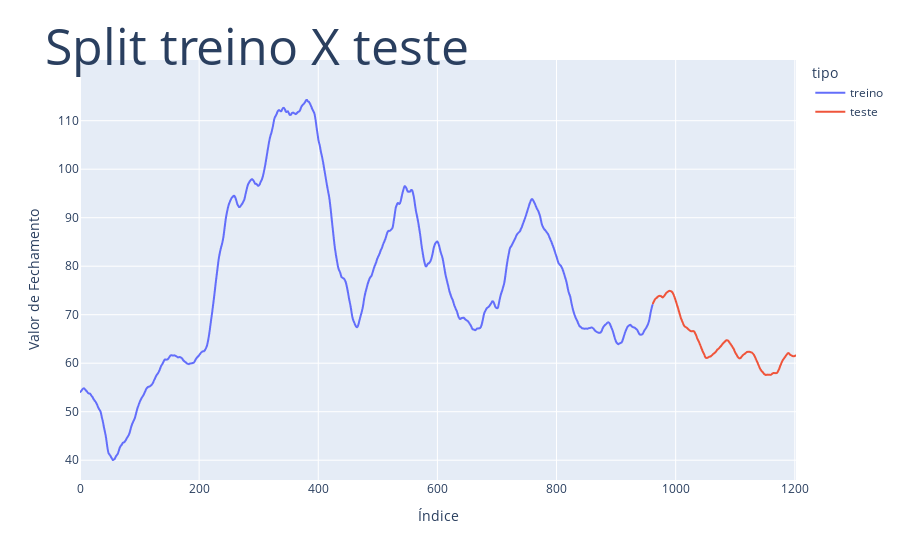

Notebook source saved alongside this figure:
### Code cell
dtr_plot = pd.DataFrame({'tomorrow':y_train})
dte_plot = pd.DataFrame({'tomorrow':y_test})
dtr_plot['tipo'] = 'treino'
dte_plot['tipo'] = 'teste'

# Adicionar índices sequenciais
dtr_plot['index'] = range(len(dtr_plot))
dte_plot['index'] = range(len(dtr_plot), len(dtr_plot) + len(dte_plot))

# Concatenar os DataFrames
dados_concat = pd.concat([dtr_plot, dte_plot])

# Criar o gráfico
fig = px.line(dados_concat, x='index', y='tomorrow', color='tipo')

# Atualizar o layout do gráfico
fig.update_layout(
    title=dict(text="Split treino X teste", font=dict(size=50), automargin=True, yref='paper'),
    xaxis_title='Índice',
    yaxis_title='Valor de Fechamento'
)

# Exibir o gráfico
fig.show()

### Figure 1 — Plotly figure (JSON) as saved in the notebook; plotly's stock layout.template omitted (floating-point values rounded to 4 significant figures; data arrays with more than 128 entries replaced by an {"elided": "..."} marker saying what was removed)
{"data": [{"hovertemplate": "tipo=treino<br>index=%{x}<br>tomorrow=%{y}<extra></extra>", "legendgroup": "treino", "line": {"color": "#636efa", "dash": "solid"}, "marker": {"symbol": "circle"}, "mode": "lines", "name": "treino", "showlegend": true, "type": "scattergl", "x": {"elided": "962 int values"}, "xaxis": "x", "y": {"elided": "962 float values"}, "yaxis": "y"}, {"hovertemplate": "tipo=teste<br>index=%{x}<br>tomorrow=%{y}<extra></extra>", "legendgroup": "teste", "line": {"color": "#EF553B", "dash": "solid"}, "marker": {"symbol": "circle"}, "mode": "lines", "name": "teste", "showlegend": true, "type": "scattergl", "x": {"elided": "241 int values"}, "xaxis": "x", "y": {"elided": "241 float values"}, "yaxis": "y"}], "layout": {"legend": {"title": {"text": "tipo"}, "tracegroupgap": 0}, "margin": {"t": 60}, "title": {"automargin": true, "font": {"size": 50}, "text": "Split treino X teste", "yref": "paper"}, "xaxis": {"anchor": "y", "domain": [0, 1], "title": {"text": "Índice"}}, "yaxis": {"anchor": "x", "domain": [0, 1], "title": {"text": "Valor de Fechamento"}}}}
